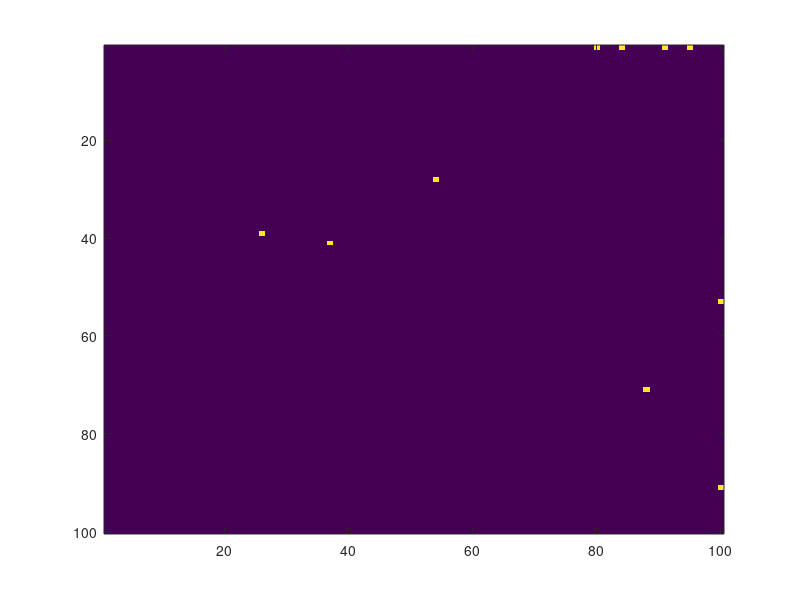

Reproduce this figure in MATLAB.
close all;

cave_x = 10;
cave_y = 10;
spawned = 0;
num_ants = 10;
grid_size = 100;
max_iter = 1000;
delay = 0.025;

x = ones(num_ants, 1) * cave_x; % x coordinate of ant i.
y = ones(num_ants, 1) * cave_y; % y coordinate of ant i.
z = zeros(grid_size); % Location state matrix.
theta = rand(num_ants, 1) * 2 * pi; % Orientation of ant i.
has_food = zeros(num_ants, 1); % Does ant i have food?
p_search = zeros(grid_size); % Search pheromone matrix.
p_return = zeros(grid_size); % Return pheromone matrix.

function x_new = bounded(x_old, lo, hi)
    if x_old < lo
        x_new = lo;
    elseif x_old > hi
        x_new = hi;
    else
        x_new = x_old;
    end % if
end

function theta_new = wrapped(theta_old)
    if theta_old < 0
        theta_new = 2 * pi - theta_old;
    elseif theta_old > 2 * pi
        theta_new = theta_old - 2 * pi;
    else
        theta_new = theta_old;
    end % if
end

figure;
im = image(z);
for iter = 1:max_iter
    if spawned < num_ants && mod(iter, 10) == 0
        spawned += 1;
        z(x(spawned), y(spawned)) += 1;
    end % if
    for i = 1:spawned
        % Move ant out of current location.
        z(x(i), y(i)) -= 1;
        % Compute new location.
        x(i) += round(cos(theta(i)));
        y(i) += round(sin(theta(i)));
        theta(i) += rand() * pi / 2 - pi / 4;
        % Normalize.
        x(i) = bounded(x(i), 1, grid_size);
        y(i) = bounded(y(i), 1, grid_size);
        theta(i) = wrapped(theta(i));
        % Move ant into new location.
        z(x(i), y(i)) += 1;
    end % for
    pause(delay);
    set(im, 'CData', z * 100); % Update image.
end % for